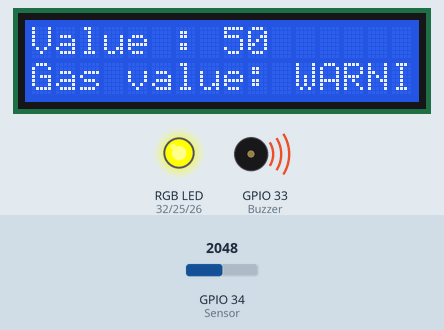
The sketch below on a simulated ESP32. On the bench: 16×2 character LCD, an RGB LED mixed from three pins (HIGH = lit), buzzer (waves = sounding, pin HIGH). Inputs (shaded band) come from the test bench; at power-on: GPIO 34 (Sensor) = 2048. What the sketch prints to the serial monitor is not drawn.

Above: at 4.28 s.
5.3 s: GPIO 34 (Sensor) set to 3284
At 5.86 s:
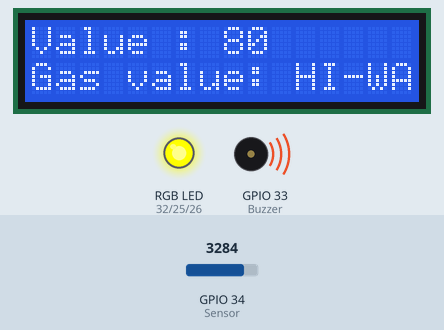
7.4 s: GPIO 34 (Sensor) set to 3373
At 8.0 s:
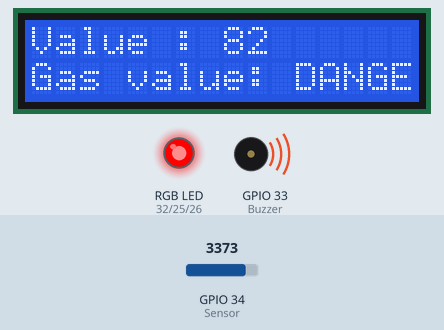
9.0 s: GPIO 34 (Sensor) set to 1228
At 10.7 s:
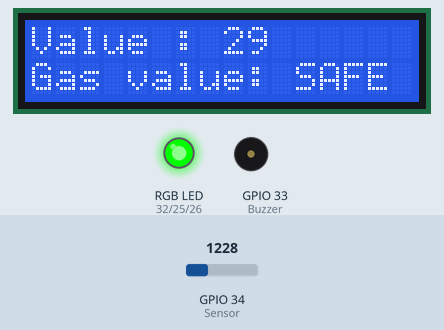
11.0 s: GPIO 34 (Sensor) set to 1605
At 12.3 s:
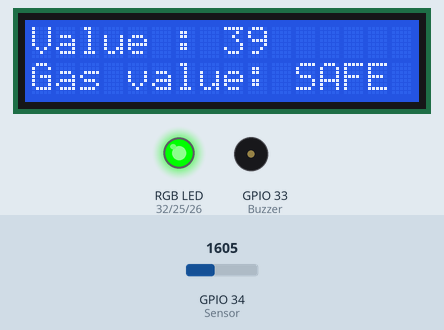
12.6 s: GPIO 34 (Sensor) set to 1710
At 14.1 s:
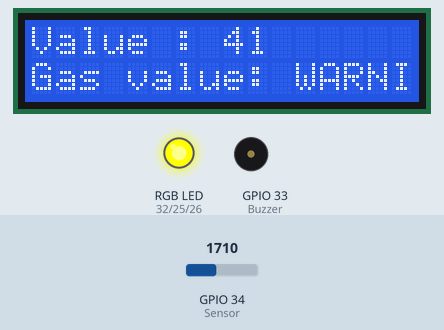
Timing chart, 0 to 16.6 s (numbered marks = the images above; inputs shaded):
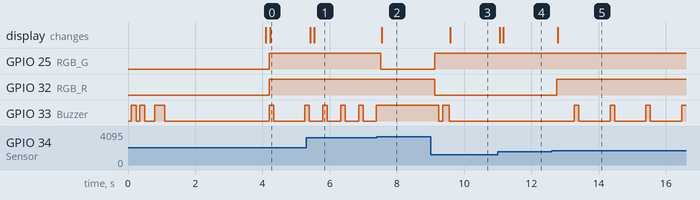

The sketch:

BantayGas_Stable.ino
```cpp
#include <Wire.h>
#include <LiquidCrystal_I2C.h>

// LCD setup
LiquidCrystal_I2C lcd(0x27, 16, 2);

// Pin definitions
#define Buzzer 33
#define RGB_R  32
#define RGB_G  25
#define RGB_B  26
#define Sensor 34   // Gas sensor AO → GPIO34 (ADC)

// I2C pins for ESP32
#define I2C_SDA 21
#define I2C_SCL 22

// --- Thresholds ---
#define SAFE_MAX        40
#define WARNING_MIN     41
#define WARNING_MAX     60
#define HIGHWARN_MIN    61
#define HIGHWARN_MAX    80
#define DANGER_MIN      81

// Variables for buzzer timing
unsigned long previousMillis = 0;
bool buzzerState = false;

// Track system state
enum State { SAFE, WARNING, HIGH_WARNING, DANGER };
State currentState = SAFE;
State previousState = SAFE;

// --- Function to read stable gas value (averaging) ---
int readGasLevel() {
  long sum = 0;
  const int samples = 20;
  for (int i = 0; i < samples; i++) {
    sum += analogRead(Sensor);
    delay(5);
  }
  int avg = sum / samples;
  return map(avg, 0, 4095, 0, 100);  // scale 0–4095 → 0–100
}

// --- Helper: RGB LED control ---
void setRGB(bool r, bool g, bool b) {
  digitalWrite(RGB_R, r);
  digitalWrite(RGB_G, g);
  digitalWrite(RGB_B, b);
}

// --- Helper: Safe entry chime ---
void playSafeChime() {
  digitalWrite(Buzzer, HIGH);
  delay(120);
  digitalWrite(Buzzer, LOW);
  delay(120);
  digitalWrite(Buzzer, HIGH);
  delay(200);
  digitalWrite(Buzzer, LOW);
}

// --- Helper: Startup melody ---
void playStartupChime() {
  for (int i = 0; i < 2; i++) {
    digitalWrite(Buzzer, HIGH);
    delay(150);
    digitalWrite(Buzzer, LOW);
    delay(100);
  }
  delay(200);
  digitalWrite(Buzzer, HIGH);
  delay(300);
  digitalWrite(Buzzer, LOW);
}

// --- Update LCD display ---
void updateLCD(int gasLevel, State state) {
  lcd.setCursor(0, 0);
  lcd.print("Value : ");
  lcd.print(gasLevel);
  lcd.print("   ");  // clear residue

  lcd.setCursor(0, 1);
  if (state == SAFE) {
    lcd.print("Gas value: SAFE    ");
  } else if (state == WARNING) {
    lcd.print("Gas value: WARNING ");
  } else if (state == HIGH_WARNING) {
    lcd.print("Gas value: HI-WARN ");
  } else if (state == DANGER) {
    lcd.print("Gas value: DANGER  ");
  }
}

// --- Determine system state ---
State determineState(int gasLevel) {
  if (gasLevel <= SAFE_MAX) return SAFE;
  else if (gasLevel <= WARNING_MAX) return WARNING;
  else if (gasLevel <= HIGHWARN_MAX) return HIGH_WARNING;
  else return DANGER;
}

// --- Handle outputs (LEDs + buzzer) ---
void handleOutputs(State state) {
  // Reset buzzer
  digitalWrite(Buzzer, LOW);

  if (state == SAFE) {
    setRGB(LOW, HIGH, LOW);  // Green
    if (previousState != SAFE) playSafeChime();

  } else if (state == WARNING) {
    setRGB(HIGH, HIGH, LOW); // Yellow (Red+Green)
    unsigned long currentMillis = millis();
    if (currentMillis - previousMillis >= 500) { // slow beep
      previousMillis = currentMillis;
      buzzerState = !buzzerState;
      digitalWrite(Buzzer, buzzerState);
    }

  } else if (state == HIGH_WARNING) {
    setRGB(HIGH, HIGH, LOW); // Yellow
    unsigned long currentMillis = millis();
    if (currentMillis - previousMillis >= 200) { // fast beep
      previousMillis = currentMillis;
      buzzerState = !buzzerState;
      digitalWrite(Buzzer, buzzerState);
    }

  } else if (state == DANGER) {
    setRGB(HIGH, LOW, LOW);  // Red
    digitalWrite(Buzzer, HIGH); // Continuous buzzer
  }
}

void setup() {
  Serial.begin(9600);

  Wire.begin(I2C_SDA, I2C_SCL);
  lcd.init();
  lcd.backlight();

  pinMode(RGB_R, OUTPUT);
  pinMode(RGB_G, OUTPUT);
  pinMode(RGB_B, OUTPUT);
  pinMode(Buzzer, OUTPUT);
  pinMode(Sensor, INPUT);

  // Welcome screen + chime
  lcd.clear();
  lcd.setCursor(0, 0);
  lcd.print("  Welcome to   ");   // centered line 1
  lcd.setCursor(0, 1);
  lcd.print("   BantayGas!   ");  // centered line 2
  playStartupChime();
  delay(3000);
  lcd.clear();

  Serial.println("✅ Gas Detector System Started");
}

void loop() {
  int gasLevel = readGasLevel();
  Serial.println(gasLevel);

  currentState = determineState(gasLevel);
  handleOutputs(currentState);
  updateLCD(gasLevel, currentState);

  previousState = currentState;
}
```

Measured:
- the behaviour switches between 3316 and 3317 on GPIO 34 (Sensor) (found by bisection; images 1 and 2)
- the behaviour switches between 1678 and 1679 on GPIO 34 (Sensor) (found by bisection; images 4 and 5)
- after the input at 5.3 s, GPIO 33 (Buzzer): alternates HIGH for 0.13 s and LOW for 0.40 s, starting after 0.50 s; the display: first changes after 0.13 s (image 1 shows a later state)
- after the input at 7.4 s, GPIO 25 (RGB_G): HIGH → LOW after 0.13 s; GPIO 33 (Buzzer): stops changing and stays HIGH; the display: changes after 0.15 s (image 2)
- after the input at 9.0 s, GPIO 25 (RGB_G): LOW → HIGH after 0.12 s; GPIO 32 (RGB_R): HIGH → LOW after 0.12 s; GPIO 33 (Buzzer): HIGH → LOW after 0.24 s, → HIGH 0.12 s later, → LOW 0.20 s later; the display: changes after 0.59 s (image 3)
- after the input at 11.0 s, the display: first changes after 0.05 s (image 4 shows a later state)
- after the input at 12.6 s, GPIO 32 (RGB_R): LOW → HIGH after 0.15 s; GPIO 33 (Buzzer): alternates HIGH for 0.13 s and LOW for 0.93 s, starting after 0.68 s; the display: changes after 0.18 s (image 5)
